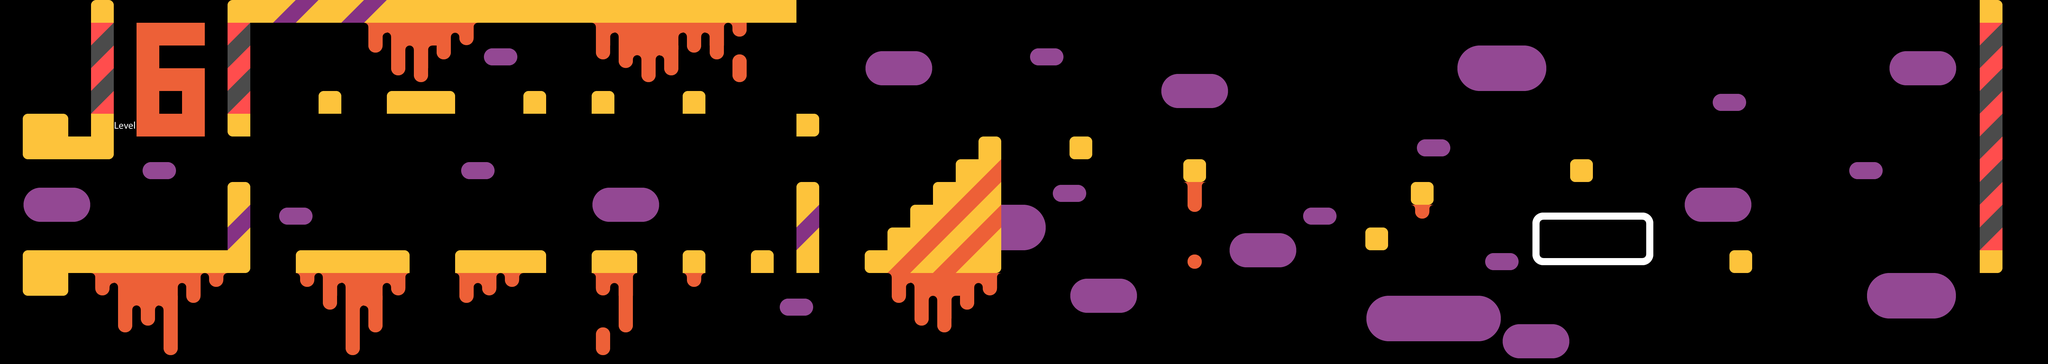

This game map was drawn from its Tiled (.tmx) file and the tilesets committed beside it. A one-line description and the trimmed map source follow:
An orthogonal 90x16 tile map with 64x64 px tiles, 2 tile layers (Floor_ui, Coins) and 15 objects.

<map version="1.1" tiledversion="2018.08.22" orientation="orthogonal" renderorder="right-down" width="90" height="16" tilewidth="64" tileheight="64" infinite="0" nextlayerid="6" nextobjectid="125">
 <tileset firstgid="1" source="Tiles.tsx" />
 <layer id="1" name="Floor_ui" width="90" height="16">
  <data>[1440 cells, 433 non-empty, 70 distinct tile ids]</data>
 </layer>
 <layer id="2" name="Coins" width="90" height="16">
  <data>[1440 cells, 7 non-empty, 1 distinct tile ids]</data>
 </layer>
 <objectgroup id="3" name="Coins_Object" visible="0">
  <object id="56" x="768" y="64" width="64" height="64" />
  <object id="60" x="1536" y="128" width="64" height="64" />
  <object id="100" x="960" y="448" width="64" height="64" />
  <object id="101" x="2432" y="512" width="64" height="64" />
  <object id="102" x="3840" y="192" width="64" height="64" />
  <object id="103" x="4480" y="832" width="64" height="64" />
  <object id="106" x="5120" y="384" width="64" height="64" />
 </objectgroup>
 <objectgroup id="4" name="Enemy_Object">
  <object id="112" x="896" y="640" width="64" height="64">
   <properties>
    <property name="isDynamic" type="bool" value="true" />
    <property name="isVertical" type="bool" value="false" />
   </properties>
  </object>
  <object id="113" x="1088" y="512" width="64" height="64">
   <properties>
    <property name="isDynamic" type="bool" value="true" />
    <property name="isVertical" type="bool" value="false" />
   </properties>
  </object>
  <object id="114" x="704" y="320" width="1536" height="64">
   <properties>
    <property name="isDynamic" type="bool" value="false" />
    <property name="isVertical" type="bool" value="false" />
   </properties>
  </object>
  <object id="120" x="1792" y="640" width="64" height="64">
   <properties>
    <property name="isDynamic" type="bool" value="true" />
    <property name="isVertical" type="bool" value="false" />
   </properties>
  </object>
  <object id="121" x="1984" y="512" width="64" height="64">
   <properties>
    <property name="isDynamic" type="bool" value="true" />
    <property name="isVertical" type="bool" value="false" />
   </properties>
  </object>
  <object id="122" x="704" y="64" width="64" height="256">
   <properties>
    <property name="isDynamic" type="bool" value="false" />
    <property name="isVertical" type="bool" value="false" />
   </properties>
  </object>
  <object id="123" x="2240" y="0" width="3328" height="64">
   <properties>
    <property name="isDynamic" type="bool" value="false" />
    <property name="isVertical" type="bool" value="false" />
   </properties>
  </object>
 </objectgroup>
 <objectgroup id="5" name="Text_Object">
  <object id="95" x="4352" y="640" width="278" height="64">
   <properties>
    <property name="text" value="Don't die yet." />
   </properties>
   <text fontfamily="Roboto" pixelsize="48" wrap="1" color="#ffffff">Don't die yet.</text>
  </object>
 </objectgroup>
</map>